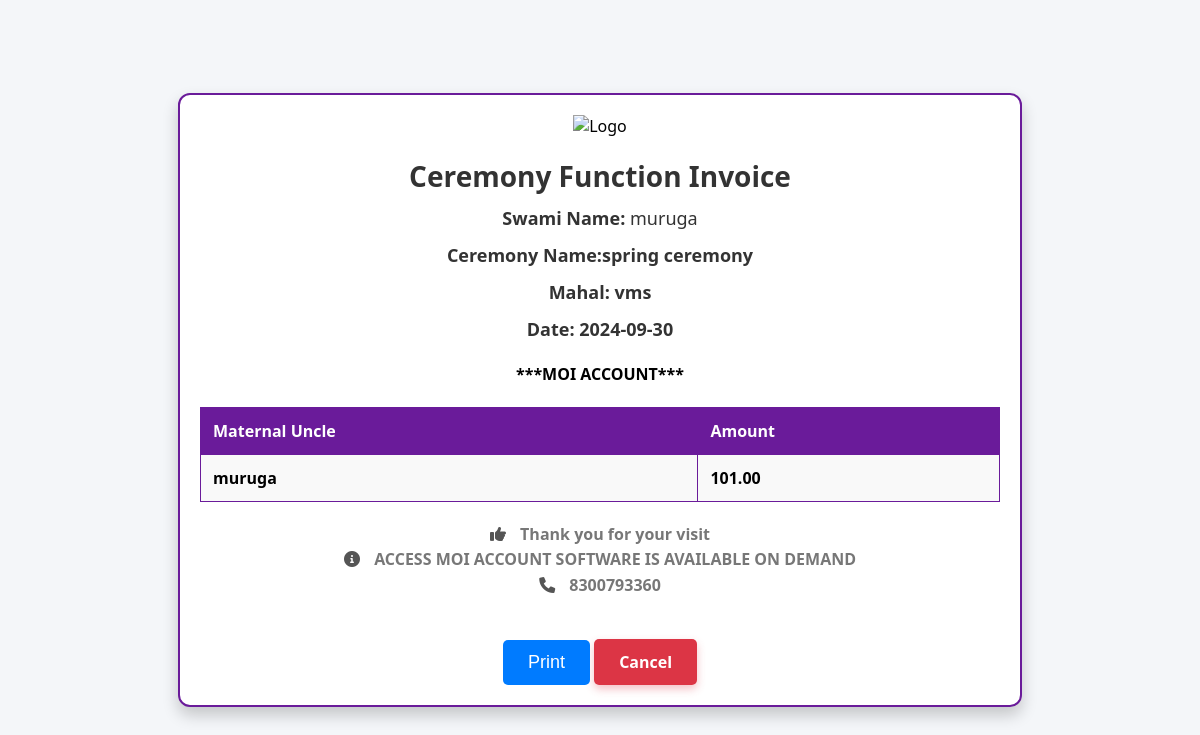
/uncle_ceremony_view.php?id=6 (signed in), run on the app's committed database.
### tables this page shows
CREATE TABLE `uncle_ceremony` (
  `id` int(11) NOT NULL,
  `swaminame` varchar(225) NOT NULL,
  `date` date NOT NULL DEFAULT current_timestamp(),
  `ceremony` varchar(225) NOT NULL,
  `ceremonyowner` varchar(225) NOT NULL,
  `mahal` varchar(225) NOT NULL,
  `name` varchar(225) NOT NULL,
  `address` varchar(225) NOT NULL,
  `mobile` varchar(20) NOT NULL,
  `sequence` varchar(50) NOT NULL,
  `extra_input` text NOT NULL,
  `amount` decimal(10,2) NOT NULL
);

### uncle_ceremony_view.php (the view, shortened to what this page needs)
<?php
include('db.php');
if (isset($_GET['id']) && !empty($_GET['id'])) {
    $id = $con->real_escape_string($_GET['id']);
    $sql = "SELECT * FROM uncle_ceremony WHERE id='$id'";
    $result = $con->query($sql);
    if ($result && $result->num_rows > 0) {
        $row = $result->fetch_assoc();
        $swaminame = $row['swaminame'];
        $date = $row['date'];
        $mahal = $row['mahal'];
        $name = $row['name'];
        $amount = $row['amount'];
    } else {
        echo "<p>Record not found.</p>";
        exit;
    }
} else {
    echo "<p>Invalid ID.</p>";
    exit;
}
?>
<!DOCTYPE html>
<html lang="en">
<head>
    <link rel="stylesheet" href="https://cdnjs.cloudflare.com/ajax/libs/font-awesome/6.0.0-beta3/css/all.min.css">
</head>
<body>
    <div class="container">
        <div class="logo">
            <img src="https://c4.wallpaperflare.com/wallpaper/45/360/53/lord-shiva-hindu-gods-hinduism-india-hd-wallpaper-preview.jpg" alt="Logo">
        </div>
        <div class="header">
            Ceremony Function Invoice
        </div>
        <div class="details">
            <p><strong>Swami Name:</strong> <?php echo htmlspecialchars($swaminame); ?></p>
            <p><strong>Ceremony Name:<?php echo htmlspecialchars($row['ceremony']); ?></p>
            <p><strong>Mahal:</strong> <?php echo htmlspecialchars($mahal); ?></p>
            <p><strong>Date:</strong> <?php echo htmlspecialchars($date); ?></p>
        </div>
        <div class="account-info">***MOI ACCOUNT***</div>
        <br>
        <div class="table-container">
            <table>
                <tr>
                    <th>Maternal Uncle</th>
                    <th>Amount</th>
                </tr>
                <tr>
                    <td><?php echo htmlspecialchars($name); ?></td>
                    <td><?php echo htmlspecialchars($amount); ?></td>
                </tr>
            </table>
        </div>
        <div class="footer">
            <i class="fas fa-thumbs-up"></i> Thank you for your visit
            <br><i class="fas fa-info-circle"></i> ACCESS MOI ACCOUNT SOFTWARE IS AVAILABLE ON DEMAND
            <br><i class="fa fa-phone" aria-hidden="true"></i> 8300793360
        </div>
        <br>
        <button class="print-button" onclick="print_invoice()">Print</button>
        <a href="uncle_ceremony_display.php" class="cancel-btn">Cancel</a>
    </div>
</body>
</html>

### uncle_ceremony_view.php (style rules this page uses)
body { font-family: 'Segoe UI', Tahoma, Geneva, Verdana, sans-serif; background-color: #f4f6f9; margin: 0; padding: 0; display: flex; justify-content: center; align-items: center; height: 100vh; }
.container { width: 80%; max-width: 800px; padding: 20px; background-color: #ffffff; border: 2px solid #6a1b9a; border-radius: 12px; box-shadow: 0 8px 16px rgba(0, 0, 0, 0.2); text-align: center; margin: auto; position: relative; }
.logo { margin-bottom: 20px; }
.logo img { max-width: 150px; height: auto; }
.header { font-size: 28px; font-weight: 700; color: #333; margin-bottom: 10px; }
.details { margin-bottom: 20px; font-size: 18px; color: #333; text-align: center; line-height: 1.5; }
.details p { margin: 10px 0; }
.table-container { margin-bottom: 20px; width: 100%; overflow-x: auto; }
table { width: 100%; border-collapse: collapse; margin: 0 auto; }
th, td { border: 1px solid #6a1b9a; padding: 12px; text-align: left; font-size: 16px; }
th { background-color: #6a1b9a; color: #ffffff; font-weight: 700; }
tr:nth-child(even) { background-color: #f9f9f9; }
.footer { font-size: 16px; color: #777; margin-top: 20px; text-align: center; line-height: 1.6; }
.footer i { margin-right: 10px; color: #555; }
button { background-color: #007bff; color: white; border: none; padding: 12px 25px; border-radius: 5px; font-size: 18px; cursor: pointer; margin-top: 20px; position: relative; }
.print-button { display: inline-block; }
.cancel-btn { background: #dc3545; color: white; padding: 12px 25px; border-radius: 5px; text-decoration: none; box-shadow: 0 4px 8px rgba(220, 53, 69, 0.3); }

### data on the page
uncle_ceremony: swaminame "muruga", ceremony "spring ceremony", mahal "vms", date "2024-09-30", name "muruga", amount "101.00"
